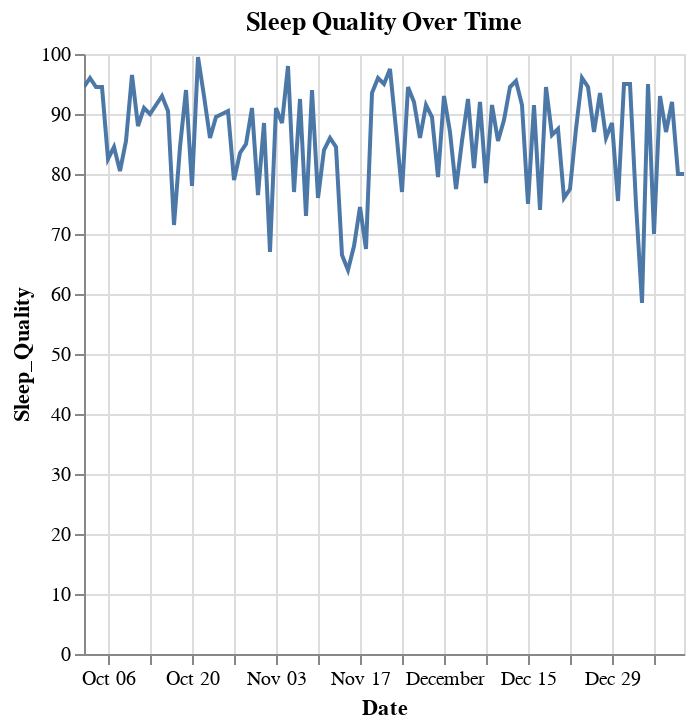

Notebook source saved alongside this figure:
### Markdown cell above
## 3. Time-Series Analysis

Explore trends in sleep quality and step count over time.

### Code cell
# Line plot for sleep quality over time
alt.Chart(data).mark_line().encode(
    x='Date:T',
    y='Sleep_Quality:Q',
    tooltip=['Date', 'Sleep_Quality']
).properties(title='Sleep Quality Over Time').interactive()

### Figure 1 — Vega-Lite specification as saved in the notebook (floating-point values rounded to 4 significant figures)
{"config": {"view": {"continuousWidth": 300, "continuousHeight": 300}}, "data": {"name": "data-28aa7fe86a83551c4a673953599de719"}, "mark": {"type": "line"}, "encoding": {"tooltip": [{"field": "Date", "type": "temporal"}, {"field": "Sleep_Quality", "type": "quantitative"}], "x": {"field": "Date", "type": "temporal"}, "y": {"field": "Sleep_Quality", "type": "quantitative"}}, "params": [{"name": "param_2", "select": {"type": "interval", "encodings": ["x", "y"]}, "bind": "scales"}], "title": "Sleep Quality Over Time", "$schema": "https://vega.github.io/schema/vega-lite/v5.20.1.json", "datasets": {"data-28aa7fe86a83551c4a673953599de719": [{"Date": "2024-10-02T00:00:00", "TikTok_Login_Count": 0.1692, "Sleep_Quality": 94.5, "Step_Count": 0.2098, "TikTok_Message_Count": 19, "Exam_Day": 0}, {"Date": "2024-10-03T00:00:00", "TikTok_Login_Count": 0.1231, "Sleep_Quality": 96.0, "Step_Count": 0.4605, "TikTok_Message_Count": 36, "Exam_Day": 0}, {"Date": "2024-10-04T00:00:00", "TikTok_Login_Count": 0.1692, "Sleep_Quality": 94.5, "Step_Count": 0.7881, "TikTok_Message_Count": 9, "Exam_Day": 0}, {"Date": "2024-10-05T00:00:00", "TikTok_Login_Count": 0.1692, "Sleep_Quality": 94.5, "Step_Count": 0.313, "TikTok_Message_Count": 29, "Exam_Day": 0}, {"Date": "2024-10-06T00:00:00", "TikTok_Login_Count": 0.5385, "Sleep_Quality": 82.5, "Step_Count": 0.003499, "TikTok_Message_Count": 48, "Exam_Day": 0}, {"Date": "2024-10-07T00:00:00", "TikTok_Login_Count": 0.4769, "Sleep_Quality": 84.5, "Step_Count": 0.9581, "TikTok_Message_Count": 49, "Exam_Day": 0}, {"Date": "2024-10-08T00:00:00", "TikTok_Login_Count": 0.6, "Sleep_Quality": 80.5, "Step_Count": 0.2393, "TikTok_Message_Count": 46, "Exam_Day": 0}, {"Date": "2024-10-09T00:00:00", "TikTok_Login_Count": 0.4462, "Sleep_Quality": 85.5, "Step_Count": 0.3888, "TikTok_Message_Count": 45, "Exam_Day": 0}, {"Date": "2024-10-10T00:00:00", "TikTok_Login_Count": 0.1077, "Sleep_Quality": 96.5, "Step_Count": 0.4301, "TikTok_Message_Count": 6, "Exam_Day": 0}, {"Date": "2024-10-11T00:00:00", "TikTok_Login_Count": 0.3692, "Sleep_Quality": 88.0, "Step_Count": 1.0, "TikTok_Message_Count": 17, "Exam_Day": 0}, {"Date": "2024-10-12T00:00:00", "TikTok_Login_Count": 0.2769, "Sleep_Quality": 91.0, "Step_Count": 0.8578, "TikTok_Message_Count": 31, "Exam_Day": 0}, {"Date": "2024-10-13T00:00:00", "TikTok_Login_Count": 0.3077, "Sleep_Quality": 90.0, "Step_Count": 0.8362, "TikTok_Message_Count": 32, "Exam_Day": 0}, {"Date": "2024-10-14T00:00:00", "TikTok_Login_Count": 0.2615, "Sleep_Quality": 91.5, "Step_Count": 0.519, "TikTok_Message_Count": 42, "Exam_Day": 0}, {"Date": "2024-10-15T00:00:00", "TikTok_Login_Count": 0.2154, "Sleep_Quality": 93.0, "Step_Count": 0.9922, "TikTok_Message_Count": 30, "Exam_Day": 0}, {"Date": "2024-10-16T00:00:00", "TikTok_Login_Count": 0.2923, "Sleep_Quality": 90.5, "Step_Count": 0.01366, "TikTok_Message_Count": 4, "Exam_Day": 0}, {"Date": "2024-10-17T00:00:00", "TikTok_Login_Count": 0.8769, "Sleep_Quality": 71.5, "Step_Count": 0.4318, "TikTok_Message_Count": 0, "Exam_Day": 0}, {"Date": "2024-10-18T00:00:00", "TikTok_Login_Count": 0.4769, "Sleep_Quality": 84.5, "Step_Count": 0.5313, "TikTok_Message_Count": 16, "Exam_Day": 0}, {"Date": "2024-10-19T00:00:00", "TikTok_Login_Count": 0.1846, "Sleep_Quality": 94.0, "Step_Count": 0.6036, "TikTok_Message_Count": 20, "Exam_Day": 0}, {"Date": "2024-10-20T00:00:00", "TikTok_Login_Count": 0.6769, "Sleep_Quality": 78.0, "Step_Count": 0.8908, "TikTok_Message_Count": 41, "Exam_Day": 0}, {"Date": "2024-10-21T00:00:00", "TikTok_Login_Count": 0.01538, "Sleep_Quality": 99.5, "Step_Count": 0.7874, "TikTok_Message_Count": 14, "Exam_Day": 0}, {"Date": "2024-10-22T00:00:00", "TikTok_Login_Count": 0.2154, "Sleep_Quality": 93.0, "Step_Count": 0.8521, "TikTok_Message_Count": 24, "Exam_Day": 0}, {"Date": "2024-10-23T00:00:00", "TikTok_Login_Count": 0.4308, "Sleep_Quality": 86.0, "Step_Count": 0.1141, "TikTok_Message_Count": 1, "Exam_Day": 0}, {"Date": "2024-10-24T00:00:00", "TikTok_Login_Count": 0.3231, "Sleep_Quality": 89.5, "Step_Count": 0.5846, "TikTok_Message_Count": 11, "Exam_Day": 0}, {"Date": "2024-10-25T00:00:00", "TikTok_Login_Count": 0.3077, "Sleep_Quality": 90.0, "Step_Count": 0.5076, "TikTok_Message_Count": 35, "Exam_Day": 0}, {"Date": "2024-10-26T00:00:00", "TikTok_Login_Count": 0.2923, "Sleep_Quality": 90.5, "Step_Count": 0.7711, "TikTok_Message_Count": 19, "Exam_Day": 0}, {"Date": "2024-10-27T00:00:00", "TikTok_Login_Count": 0.6462, "Sleep_Quality": 79.0, "Step_Count": 0.8288, "TikTok_Message_Count": 48, "Exam_Day": 0}, {"Date": "2024-10-28T00:00:00", "TikTok_Login_Count": 0.5077, "Sleep_Quality": 83.5, "Step_Count": 0.2663, "TikTok_Message_Count": 4, "Exam_Day": 0}, {"Date": "2024-10-29T00:00:00", "TikTok_Login_Count": 0.4615, "Sleep_Quality": 85.0, "Step_Count": 0.1083, "TikTok_Message_Count": 21, "Exam_Day": 0}, {"Date": "2024-10-30T00:00:00", "TikTok_Login_Count": 0.2769, "Sleep_Quality": 91.0, "Step_Count": 0.6816, "TikTok_Message_Count": 28, "Exam_Day": 0}, {"Date": "2024-10-31T00:00:00", "TikTok_Login_Count": 0.7231, "Sleep_Quality": 76.5, "Step_Count": 0.08139, "TikTok_Message_Count": 29, "Exam_Day": 0}, {"Date": "2024-11-01T00:00:00", "TikTok_Login_Count": 0.3538, "Sleep_Quality": 88.5, "Step_Count": 0.09967, "TikTok_Message_Count": 29, "Exam_Day": 0}, {"Date": "2024-11-02T00:00:00", "TikTok_Login_Count": 0.4, "Sleep_Quality": 67.0, "Step_Count": 0.5756, "TikTok_Message_Count": 17, "Exam_Day": 1}, {"Date": "2024-11-03T00:00:00", "TikTok_Login_Count": 0.2769, "Sleep_Quality": 91.0, "Step_Count": 0.7232, "TikTok_Message_Count": 8, "Exam_Day": 0}, {"Date": "2024-11-04T00:00:00", "TikTok_Login_Count": 0.3538, "Sleep_Quality": 88.5, "Step_Count": 0.8897, "TikTok_Message_Count": 12, "Exam_Day": 0}, {"Date": "2024-11-05T00:00:00", "TikTok_Login_Count": 0.06154, "Sleep_Quality": 98.0, "Step_Count": 0.7615, "TikTok_Message_Count": 6, "Exam_Day": 0}, {"Date": "2024-11-06T00:00:00", "TikTok_Login_Count": 0.09231, "Sleep_Quality": 77.0, "Step_Count": 0.07586, "TikTok_Message_Count": 43, "Exam_Day": 1}, {"Date": "2024-11-07T00:00:00", "TikTok_Login_Count": 0.2308, "Sleep_Quality": 92.5, "Step_Count": 0.8571, "TikTok_Message_Count": 9, "Exam_Day": 0}, {"Date": "2024-11-08T00:00:00", "TikTok_Login_Count": 0.8308, "Sleep_Quality": 73.0, "Step_Count": 0.8026, "TikTok_Message_Count": 34, "Exam_Day": 0}, {"Date": "2024-11-09T00:00:00", "TikTok_Login_Count": 0.1846, "Sleep_Quality": 94.0, "Step_Count": 0.8881, "TikTok_Message_Count": 28, "Exam_Day": 0}, {"Date": "2024-11-10T00:00:00", "TikTok_Login_Count": 0.1231, "Sleep_Quality": 76.0, "Step_Count": 0.1421, "TikTok_Message_Count": 49, "Exam_Day": 1}, {"Date": "2024-11-11T00:00:00", "TikTok_Login_Count": 0.4923, "Sleep_Quality": 84.0, "Step_Count": 0.2793, "TikTok_Message_Count": 5, "Exam_Day": 0}, {"Date": "2024-11-12T00:00:00", "TikTok_Login_Count": 0.4308, "Sleep_Quality": 86.0, "Step_Count": 0.05091, "TikTok_Message_Count": 19, "Exam_Day": 0}, {"Date": "2024-11-13T00:00:00", "TikTok_Login_Count": 0.4769, "Sleep_Quality": 84.5, "Step_Count": 0.8947, "TikTok_Message_Count": 20, "Exam_Day": 0}, {"Date": "2024-11-14T00:00:00", "TikTok_Login_Count": 0.4154, "Sleep_Quality": 66.5, "Step_Count": 0.0, "TikTok_Message_Count": 46, "Exam_Day": 1}, {"Date": "2024-11-15T00:00:00", "TikTok_Login_Count": 0.4923, "Sleep_Quality": 64.0, "Step_Count": 0.04007, "TikTok_Message_Count": 34, "Exam_Day": 1}, {"Date": "2024-11-16T00:00:00", "TikTok_Login_Count": 0.9846, "Sleep_Quality": 68.0, "Step_Count": 0.3564, "TikTok_Message_Count": 7, "Exam_Day": 0}, {"Date": "2024-11-17T00:00:00", "TikTok_Login_Count": 0.7846, "Sleep_Quality": 74.5, "Step_Count": 0.9298, "TikTok_Message_Count": 45, "Exam_Day": 0}, {"Date": "2024-11-18T00:00:00", "TikTok_Login_Count": 1.0, "Sleep_Quality": 67.5, "Step_Count": 0.3849, "TikTok_Message_Count": 27, "Exam_Day": 0}, {"Date": "2024-11-19T00:00:00", "TikTok_Login_Count": 0.2, "Sleep_Quality": 93.5, "Step_Count": 0.02235, "TikTok_Message_Count": 45, "Exam_Day": 0}, {"Date": "2024-11-20T00:00:00", "TikTok_Login_Count": 0.1231, "Sleep_Quality": 96.0, "Step_Count": 0.9923, "TikTok_Message_Count": 0, "Exam_Day": 0}, {"Date": "2024-11-21T00:00:00", "TikTok_Login_Count": 0.1538, "Sleep_Quality": 95.0, "Step_Count": 0.4278, "TikTok_Message_Count": 34, "Exam_Day": 0}, {"Date": "2024-11-22T00:00:00", "TikTok_Login_Count": 0.07692, "Sleep_Quality": 97.5, "Step_Count": 0.8493, "TikTok_Message_Count": 34, "Exam_Day": 0}, {"Date": "2024-11-23T00:00:00", "TikTok_Login_Count": 0.3846, "Sleep_Quality": 87.5, "Step_Count": 0.8068, "TikTok_Message_Count": 6, "Exam_Day": 0}, {"Date": "2024-11-24T00:00:00", "TikTok_Login_Count": 0.09231, "Sleep_Quality": 77.0, "Step_Count": 0.5226, "TikTok_Message_Count": 26, "Exam_Day": 1}, {"Date": "2024-11-25T00:00:00", "TikTok_Login_Count": 0.1692, "Sleep_Quality": 94.5, "Step_Count": 0.9672, "TikTok_Message_Count": 19, "Exam_Day": 0}, {"Date": "2024-11-26T00:00:00", "TikTok_Login_Count": 0.2462, "Sleep_Quality": 92.0, "Step_Count": 0.6021, "TikTok_Message_Count": 11, "Exam_Day": 0}, {"Date": "2024-11-27T00:00:00", "TikTok_Login_Count": 0.4308, "Sleep_Quality": 86.0, "Step_Count": 0.007676, "TikTok_Message_Count": 18, "Exam_Day": 0}, {"Date": "2024-11-28T00:00:00", "TikTok_Login_Count": 0.2615, "Sleep_Quality": 91.5, "Step_Count": 0.7909, "TikTok_Message_Count": 13, "Exam_Day": 0}, {"Date": "2024-11-29T00:00:00", "TikTok_Login_Count": 0.3231, "Sleep_Quality": 89.5, "Step_Count": 0.6155, "TikTok_Message_Count": 21, "Exam_Day": 0}, {"Date": "2024-11-30T00:00:00", "TikTok_Login_Count": 0.6308, "Sleep_Quality": 79.5, "Step_Count": 0.2034, "TikTok_Message_Count": 36, "Exam_Day": 0}, {"Date": "2024-12-01T00:00:00", "TikTok_Login_Count": 0.2154, "Sleep_Quality": 93.0, "Step_Count": 0.8446, "TikTok_Message_Count": 12, "Exam_Day": 0}, {"Date": "2024-12-02T00:00:00", "TikTok_Login_Count": 0.4, "Sleep_Quality": 87.0, "Step_Count": 0.7471, "TikTok_Message_Count": 13, "Exam_Day": 0}, {"Date": "2024-12-03T00:00:00", "TikTok_Login_Count": 0.6923, "Sleep_Quality": 77.5, "Step_Count": 0.3009, "TikTok_Message_Count": 20, "Exam_Day": 0}, {"Date": "2024-12-04T00:00:00", "TikTok_Login_Count": 0.4462, "Sleep_Quality": 85.5, "Step_Count": 0.7704, "TikTok_Message_Count": 4, "Exam_Day": 0}, {"Date": "2024-12-05T00:00:00", "TikTok_Login_Count": 0.2308, "Sleep_Quality": 92.5, "Step_Count": 0.825, "TikTok_Message_Count": 2, "Exam_Day": 0}, {"Date": "2024-12-06T00:00:00", "TikTok_Login_Count": 0.5846, "Sleep_Quality": 81.0, "Step_Count": 0.4466, "TikTok_Message_Count": 48, "Exam_Day": 0}, {"Date": "2024-12-07T00:00:00", "TikTok_Login_Count": 0.2462, "Sleep_Quality": 92.0, "Step_Count": 0.8231, "TikTok_Message_Count": 12, "Exam_Day": 0}, {"Date": "2024-12-08T00:00:00", "TikTok_Login_Count": 0.6615, "Sleep_Quality": 78.5, "Step_Count": 0.5345, "TikTok_Message_Count": 4, "Exam_Day": 0}, {"Date": "2024-12-09T00:00:00", "TikTok_Login_Count": 0.2615, "Sleep_Quality": 91.5, "Step_Count": 0.3408, "TikTok_Message_Count": 25, "Exam_Day": 0}, {"Date": "2024-12-10T00:00:00", "TikTok_Login_Count": 0.4462, "Sleep_Quality": 85.5, "Step_Count": 0.6622, "TikTok_Message_Count": 12, "Exam_Day": 0}, {"Date": "2024-12-11T00:00:00", "TikTok_Login_Count": 0.3385, "Sleep_Quality": 89.0, "Step_Count": 0.9193, "TikTok_Message_Count": 25, "Exam_Day": 0}, {"Date": "2024-12-12T00:00:00", "TikTok_Login_Count": 0.1692, "Sleep_Quality": 94.5, "Step_Count": 0.3078, "TikTok_Message_Count": 49, "Exam_Day": 0}, {"Date": "2024-12-13T00:00:00", "TikTok_Login_Count": 0.1385, "Sleep_Quality": 95.5, "Step_Count": 0.2087, "TikTok_Message_Count": 19, "Exam_Day": 0}, {"Date": "2024-12-14T00:00:00", "TikTok_Login_Count": 0.2615, "Sleep_Quality": 91.5, "Step_Count": 0.2722, "TikTok_Message_Count": 8, "Exam_Day": 0}, {"Date": "2024-12-15T00:00:00", "TikTok_Login_Count": 0.7692, "Sleep_Quality": 75.0, "Step_Count": 0.1154, "TikTok_Message_Count": 29, "Exam_Day": 0}, {"Date": "2024-12-16T00:00:00", "TikTok_Login_Count": 0.2615, "Sleep_Quality": 91.5, "Step_Count": 0.8043, "TikTok_Message_Count": 24, "Exam_Day": 0}, {"Date": "2024-12-17T00:00:00", "TikTok_Login_Count": 0.8, "Sleep_Quality": 74.0, "Step_Count": 0.2418, "TikTok_Message_Count": 17, "Exam_Day": 0}, {"Date": "2024-12-18T00:00:00", "TikTok_Login_Count": 0.1692, "Sleep_Quality": 94.5, "Step_Count": 0.7125, "TikTok_Message_Count": 10, "Exam_Day": 0}, {"Date": "2024-12-19T00:00:00", "TikTok_Login_Count": 0.4154, "Sleep_Quality": 86.5, "Step_Count": 0.7391, "TikTok_Message_Count": 32, "Exam_Day": 0}, {"Date": "2024-12-20T00:00:00", "TikTok_Login_Count": 0.3846, "Sleep_Quality": 87.5, "Step_Count": 0.3145, "TikTok_Message_Count": 41, "Exam_Day": 0}, {"Date": "2024-12-21T00:00:00", "TikTok_Login_Count": 0.7385, "Sleep_Quality": 76.0, "Step_Count": 0.1316, "TikTok_Message_Count": 38, "Exam_Day": 0}, {"Date": "2024-12-22T00:00:00", "TikTok_Login_Count": 0.6923, "Sleep_Quality": 77.5, "Step_Count": 0.9503, "TikTok_Message_Count": 33, "Exam_Day": 0}, {"Date": "2024-12-23T00:00:00", "TikTok_Login_Count": 0.3846, "Sleep_Quality": 87.5, "Step_Count": 0.2066, "TikTok_Message_Count": 26, "Exam_Day": 0}, {"Date": "2024-12-24T00:00:00", "TikTok_Login_Count": 0.1231, "Sleep_Quality": 96.0, "Step_Count": 0.2906, "TikTok_Message_Count": 36, "Exam_Day": 0}, {"Date": "2024-12-25T00:00:00", "TikTok_Login_Count": 0.1692, "Sleep_Quality": 94.5, "Step_Count": 0.1378, "TikTok_Message_Count": 32, "Exam_Day": 0}, {"Date": "2024-12-26T00:00:00", "TikTok_Login_Count": 0.4, "Sleep_Quality": 87.0, "Step_Count": 0.2896, "TikTok_Message_Count": 30, "Exam_Day": 0}, {"Date": "2024-12-27T00:00:00", "TikTok_Login_Count": 0.2, "Sleep_Quality": 93.5, "Step_Count": 0.4121, "TikTok_Message_Count": 14, "Exam_Day": 0}, {"Date": "2024-12-28T00:00:00", "TikTok_Login_Count": 0.4308, "Sleep_Quality": 86.0, "Step_Count": 0.03612, "TikTok_Message_Count": 0, "Exam_Day": 0}, {"Date": "2024-12-29T00:00:00", "TikTok_Login_Count": 0.3538, "Sleep_Quality": 88.5, "Step_Count": 0.9423, "TikTok_Message_Count": 26, "Exam_Day": 0}, {"Date": "2024-12-30T00:00:00", "TikTok_Login_Count": 0.7538, "Sleep_Quality": 75.5, "Step_Count": 0.7607, "TikTok_Message_Count": 15, "Exam_Day": 0}, {"Date": "2024-12-31T00:00:00", "TikTok_Login_Count": 0.1538, "Sleep_Quality": 95.0, "Step_Count": 0.1416, "TikTok_Message_Count": 2, "Exam_Day": 0}, {"Date": "2025-01-01T00:00:00", "TikTok_Login_Count": 0.1538, "Sleep_Quality": 95.0, "Step_Count": 0.6716, "TikTok_Message_Count": 4, "Exam_Day": 0}, {"Date": "2025-01-02T00:00:00", "TikTok_Login_Count": 0.1538, "Sleep_Quality": 75.0, "Step_Count": 0.6015, "TikTok_Message_Count": 3, "Exam_Day": 1}, {"Date": "2025-01-03T00:00:00", "TikTok_Login_Count": 0.6615, "Sleep_Quality": 58.5, "Step_Count": 0.1323, "TikTok_Message_Count": 43, "Exam_Day": 1}, {"Date": "2025-01-04T00:00:00", "TikTok_Login_Count": 0.1538, "Sleep_Quality": 95.0, "Step_Count": 0.217, "TikTok_Message_Count": 15, "Exam_Day": 0}, {"Date": "2025-01-05T00:00:00", "TikTok_Login_Count": 0.3077, "Sleep_Quality": 70.0, "Step_Count": 0.2906, "TikTok_Message_Count": 13, "Exam_Day": 1}, {"Date": "2025-01-06T00:00:00", "TikTok_Login_Count": 0.2154, "Sleep_Quality": 93.0, "Step_Count": 0.5269, "TikTok_Message_Count": 28, "Exam_Day": 0}, {"Date": "2025-01-07T00:00:00", "TikTok_Login_Count": 0.4, "Sleep_Quality": 87.0, "Step_Count": 0.8311, "TikTok_Message_Count": 38, "Exam_Day": 0}, {"Date": "2025-01-08T00:00:00", "TikTok_Login_Count": 0.2462, "Sleep_Quality": 92.0, "Step_Count": 0.3036, "TikTok_Message_Count": 49, "Exam_Day": 0}, {"Date": "2025-01-09T00:00:00", "TikTok_Login_Count": 0.0, "Sleep_Quality": 80.0, "Step_Count": 0.6657, "TikTok_Message_Count": 34, "Exam_Day": 1}, {"Date": "2025-01-10T00:00:00", "TikTok_Login_Count": 0.0, "Sleep_Quality": 80.0, "Step_Count": 0.848, "TikTok_Message_Count": 16, "Exam_Day": 1}]}}
